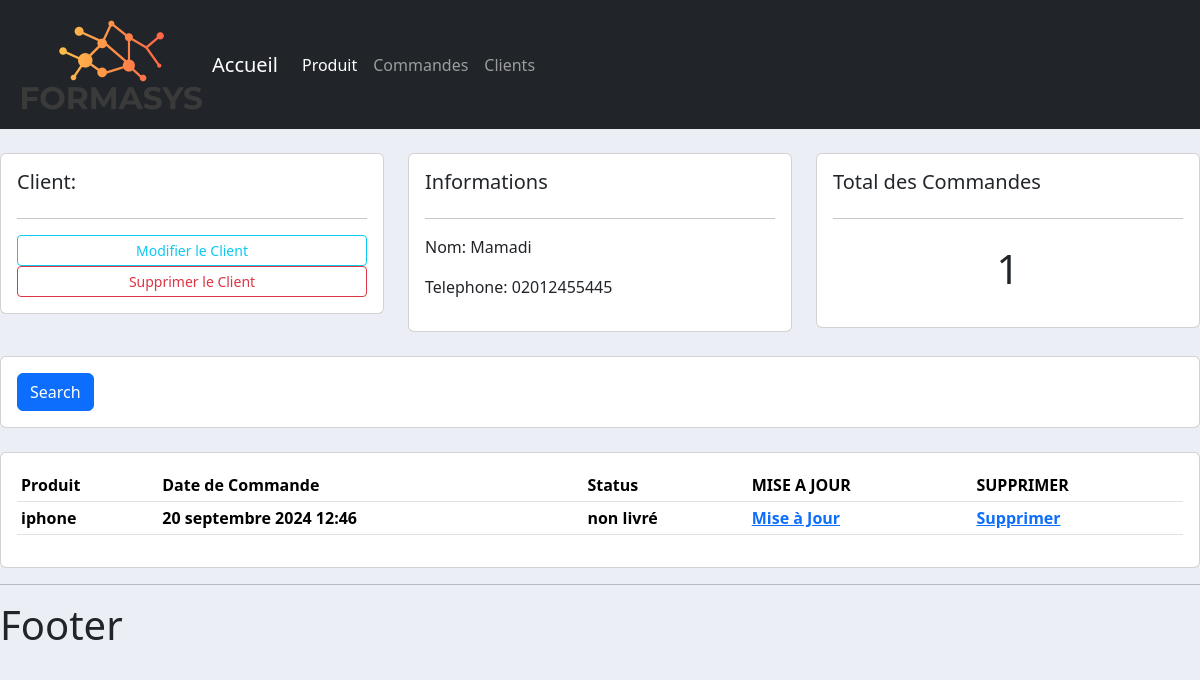
Page /client/6 on the committed database.
### client/models.py (models this page shows, shortened)
class Client(models.Model):
    nom =models.CharField(max_length=200,null=True)
    telephone =models.CharField(max_length=200,null=True)
    date_creation =models.DateTimeField(auto_now_add=True,null=True)

### commande/models.py (models this page shows, shortened)
class Commande(models.Model):
    STATUT=(('en_instance','en_instance'),
            ('non livré','non livré'),
            ('livré','livré'))
    client =models.ForeignKey(Client,null=True,on_delete=models.SET_NULL)
    produit=models.ForeignKey(Produit,null=True,on_delete=models.SET_NULL)
    statut=models.CharField(max_length=200, null=True,choices=STATUT)
    date_creation=models.DateTimeField(auto_now_add=True,null=True)

### produit/models.py (models this page shows)
class Produit(models.Model):
    nom=models.CharField(max_length=200,null=True)
    prix=models.FloatField(null=True)
    date_creation =models.DateTimeField(auto_now_add=True,null=True)
    tag=models.ManyToManyField(Tag)
    def __str__(self) -> str:
        return self.nom

### client/views.py (the view)
# urls.py: path('/<str:pk>',views.list_client, name='client'),
def list_client(request, pk):
    client=Client.objects.get(id=pk)
    commande=client.commande_set.all()
    commande_total = commande.count()
    context={'client':client,'commande' :commande,'commande_total' :commande_total}
    return render(request, 'client/list_client.html', context)

### templates/client/list_client.html
{% extends "main.html" %}
{% block contenu %}
	<br>
<div class="row">
	<div class="col-md">
		<div class="card card-body">
			<h5>Client:</h5>
			<hr>
			<a class="btn btn-outline-info  btn-sm btn-block" href="">Modifier le Client</a>
			<a class="btn btn-outline-danger  btn-sm btn-block" href="">Supprimer le Client</a>
		</div>
	</div>
	<div class="col-md">
		<div class="card card-body">
			<h5>Informations</h5>
			<hr>
			<p>Nom: {{client.nom}} </p>
			<p>Telephone: {{client.telephone}} </p>
		</div>
	</div>
	<div class="col-md">
		<div class="card card-body">
			<h5>Total des Commandes</h5>
			<hr>
			<h1 style="text-align: center;padding: 10px"> {{commande_total}} </h1>
		</div>
	</div>
</div>
<br>
<div class="row">
	<div class="col">
		<div class="card card-body">
			<form method="get">
		    <button class="btn btn-primary" type="submit">Search</button>
		  </form>
		</div>
	</div>
</div>
<br>
<div class="row">
	<div class="col-md">
		<div class="card card-body">
			<table class="table table-sm">
				<tr>
					<th>Produit</th>
					<th>Date de Commande</th>
					<th>Status</th>
					<th>MISE A JOUR</th>
					<th>SUPPRIMER</th>
				</tr>
				{% for commande in commande %}
				<tr>
					<th>{{commande.produit}}</th>
					<th>{{commande.date_creation}}</th>
					<th>{{commande.statut}}</th>
					<th><a href=""> Mise à Jour</a></th>
					<th><a href="">Supprimer</a></th>
				</tr>
				{% endfor %}
			</table>
		</div>
	</div>
</div>
{% endblock %}

### static/css/main.css (style rules this page uses)
body { background-color: #ebeff5; }

### rows in the picture
Client: nom "Mamadi", telephone "02012455445"
Commande: produit "iphone", date_creation "20 septembre 2024 12:46", statut "non livré"

### other values in the picture
{{ commande_total }} "1"
